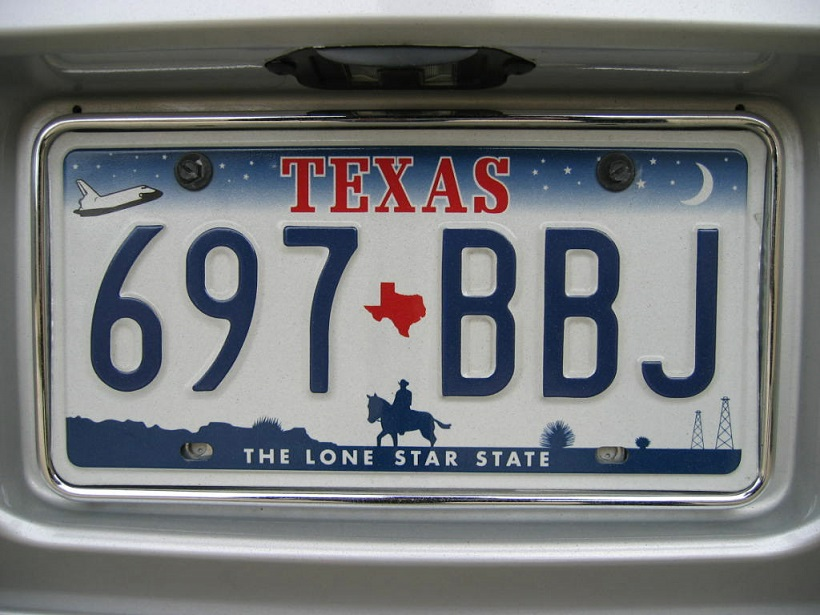
//> input picture projects/gettingStarted/image.jpg, 820 x 615 px
$ ./main ../gettingStarted/image.jpg   (built with g++ and OpenCV 4)
//> lines starting //> are read from the running program, lines starting //| are printed output that depends on the picture
/*
 *  Canny Edges
 *  -----------------------
 *
 *  Experimenting with the canny edges functionality of OpenCV
 *  making sure to understand all the arguments which are passed
 *  into the fuctions and how to incorportate a 'scroll bar' too.
 *
 *  Lucas Barbosa | 12.06/2018 | Open Source Software (C)
 */

#include <opencv2/highgui/highgui.hpp>
#include <opencv2/imgproc/imgproc.hpp>
#include <opencv2/imgcodecs/imgcodecs.hpp>
#include <opencv2/core/utility.hpp>

#include <iostream>
#include <vector>
#include <algorithm>
#include <stdio.h>

using namespace std;
using namespace cv;

#define ESC_ASCII 27
#define DEFAULT_CAMERA 0

int edgeThresh = 1;
int edgeThreshScharr=1;
Mat image, gray, blurImage, edge1, edge2, cedge;
const char* window_name1 = "Edge map : Canny default (Sobel gradient)";
const char* window_name2 = "Edge map : Canny with custom gradient (Scharr)";

// define a trackbar callback
static void onTrackbar(int, void*) {
    blur(gray, blurImage, Size(3,3));
    // Run the edge detector on grayscale
    Canny(blurImage, edge1, edgeThresh, edgeThresh*3, 3);
    cedge = Scalar::all(0);
    image.copyTo(cedge, edge1);
    imshow(window_name1, cedge);
    Mat dx,dy;
    Scharr(blurImage,dx,CV_16S,1,0);
    Scharr(blurImage,dy,CV_16S,0,1);
    Canny( dx,dy, edge2, edgeThreshScharr, edgeThreshScharr*3 );
    cedge = Scalar::all(0);
    image.copyTo(cedge, edge2);
    imshow(window_name2, cedge);
}

static void help() {
    printf("\nThis sample demonstrates Canny edge detection\n"
           "Call:\n"
           "    /.edge [image_name -- Default is ../data/fruits.jpg]\n\n");
}

const char* keys = {
    "{help h||}{@image |../data/fruits.jpg|input image name}"
};

int main( int argc, const char** argv ) {
    CommandLineParser parser(argc, argv, keys);
    if (parser.has("help")) {
        help();
        return 0;
    }

    string filename = parser.get<string>(0);
    image = imread(filename, 1);
//> image is the input picture: 615 rows x 820 cols, CV_8UC3; mean B, G, R 121.7, 120, 117.5
    if(image.empty()) {
        printf("Cannot read image file: %s\n", filename.c_str());
        help();
        return -1;
    }

    cedge.create(image.size(), image.type());
    cvtColor(image, gray, COLOR_BGR2GRAY);
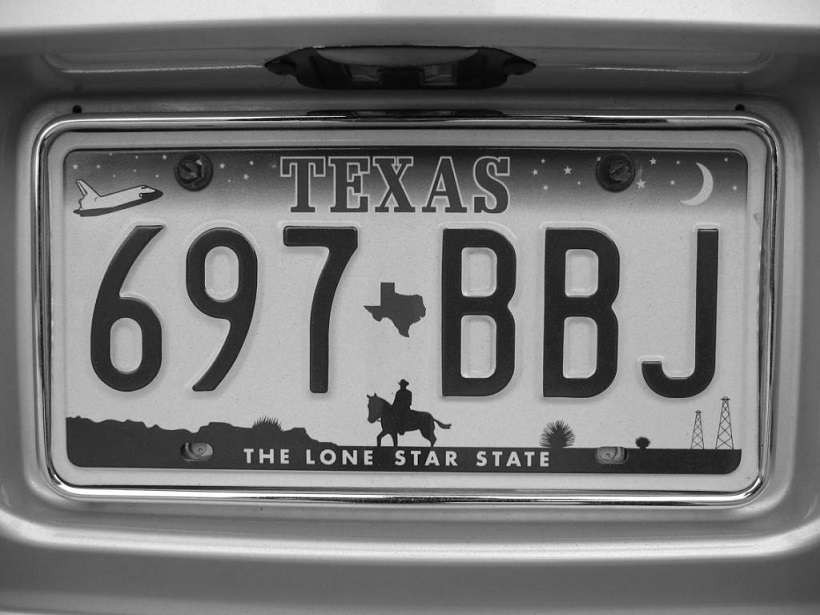
//> gray: 615 rows x 820 cols, CV_8UC1; min 0, max 255, mean 119.4
    // Create a window
    namedWindow(window_name1, cv::WINDOW_AUTOSIZE);
    namedWindow(window_name2, cv::WINDOW_AUTOSIZE);
    // create a toolbar
    createTrackbar("Canny threshold default", window_name1, &edgeThresh, 100, onTrackbar);
    createTrackbar("Canny threshold Scharr", window_name2, &edgeThreshScharr, 400, onTrackbar);
    // Show the image
    onTrackbar(0, 0);
//> in onTrackbar, `Canny(blurImage, edge1, edgeThresh, edgeThresh*3, 3);`:
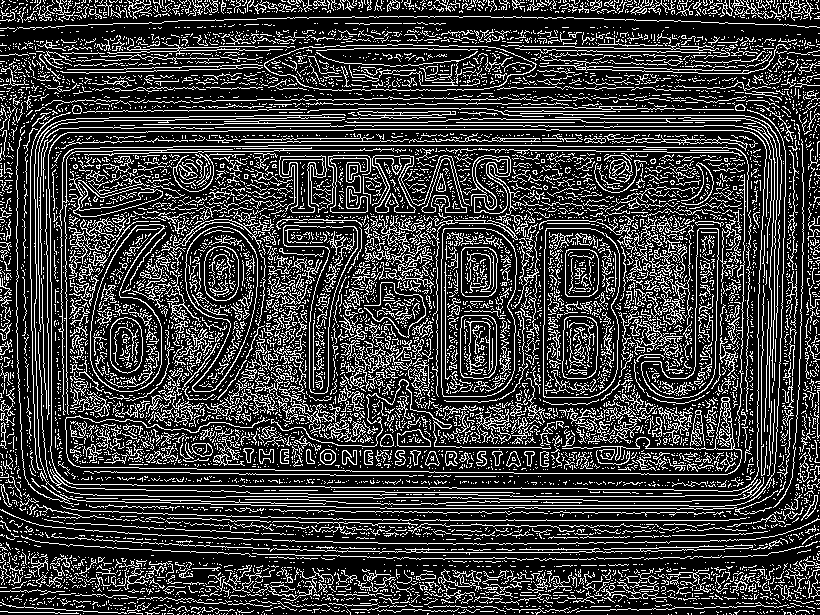
//> edge1: 615 rows x 820 cols, CV_8UC1; 23.4% white in thin lines or dots
//> in onTrackbar, `image.copyTo(cedge, edge1);`:
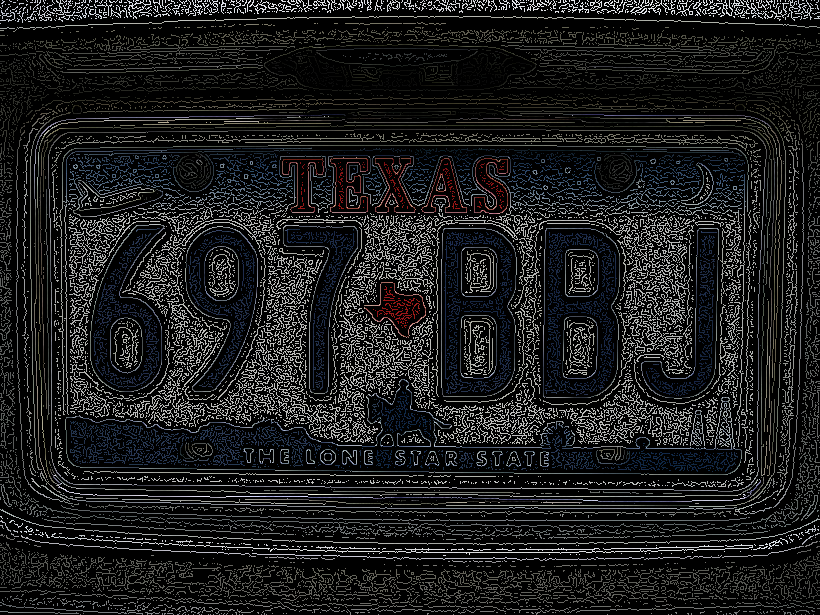
//> cedge: 615 rows x 820 cols, CV_8UC3; mean B, G, R 29, 28.5, 27.9
//> in onTrackbar, `Scharr(blurImage,dx,CV_16S,1,0);`:
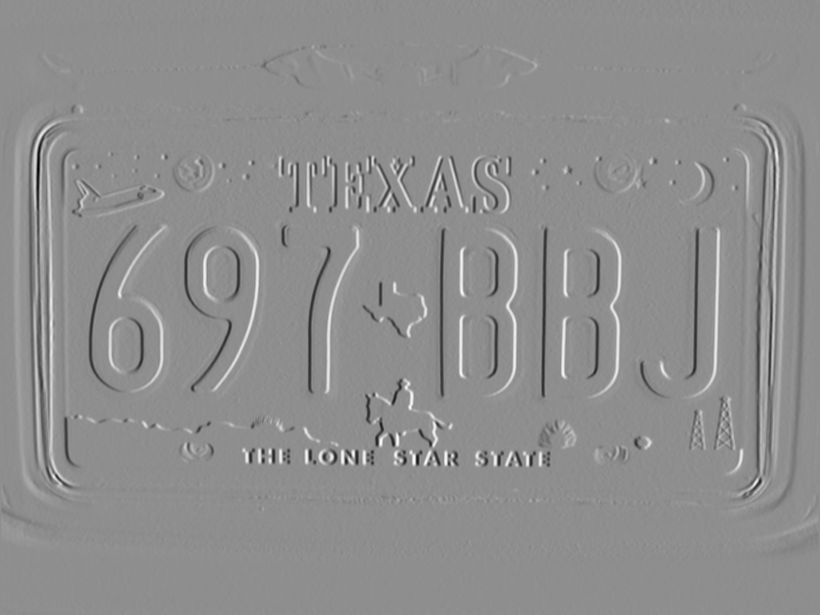
//> dx: 615 rows x 820 cols, CV_16SC1; min -2173, max 1716, mean 0.1; drawn with min black and max white
//> in onTrackbar, `Scharr(blurImage,dy,CV_16S,0,1);`:
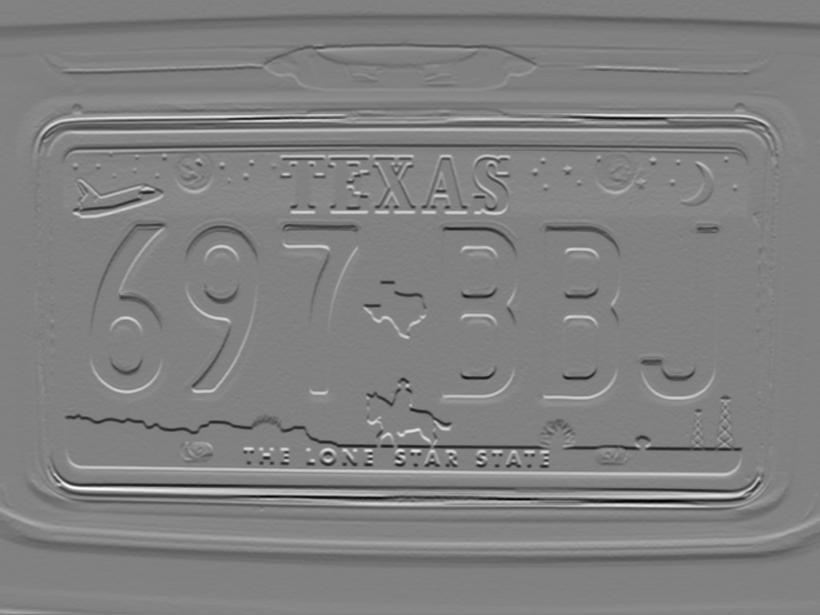
//> dy: 615 rows x 820 cols, CV_16SC1; min -2119, max 2064, mean -4.6; drawn with min black and max white
//> in onTrackbar, `Canny( dx,dy, edge2, edgeThreshScharr, edgeThreshScharr*3 );`:
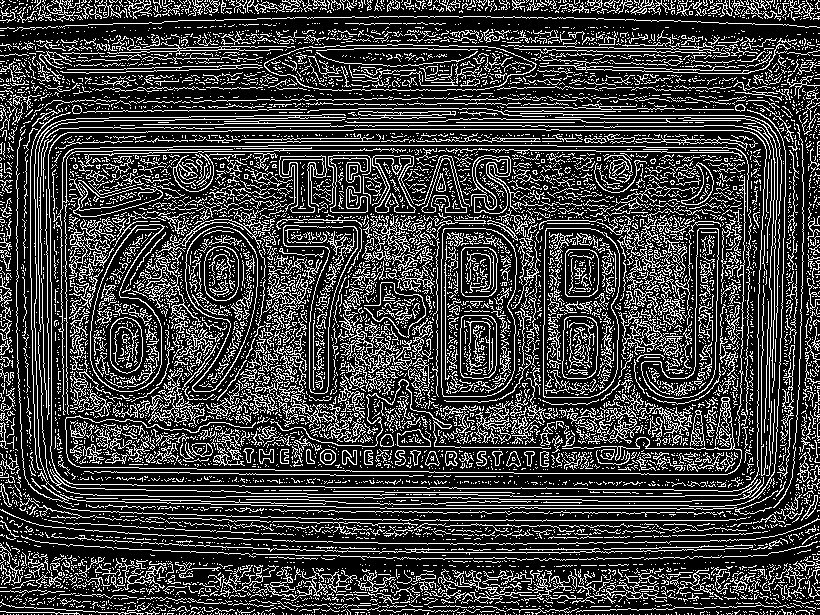
//> edge2: 615 rows x 820 cols, CV_8UC1; 24.5% white in thin lines or dots
//> in onTrackbar, `image.copyTo(cedge, edge2);`:
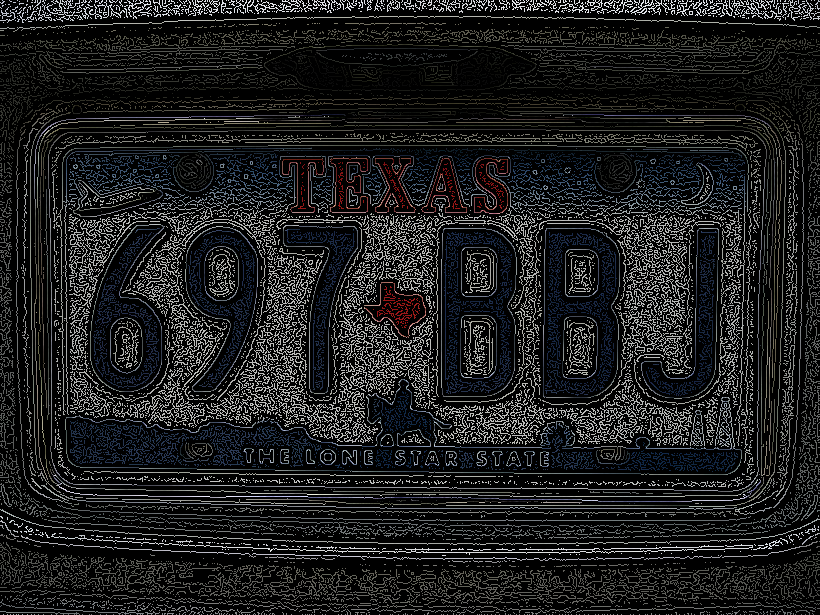
//> cedge: 615 rows x 820 cols, CV_8UC3; mean B, G, R 30.3, 29.8, 29.1
    // Wait for a key stroke; the same function arranges events processing
    waitKey(0);
    return 0;

}
